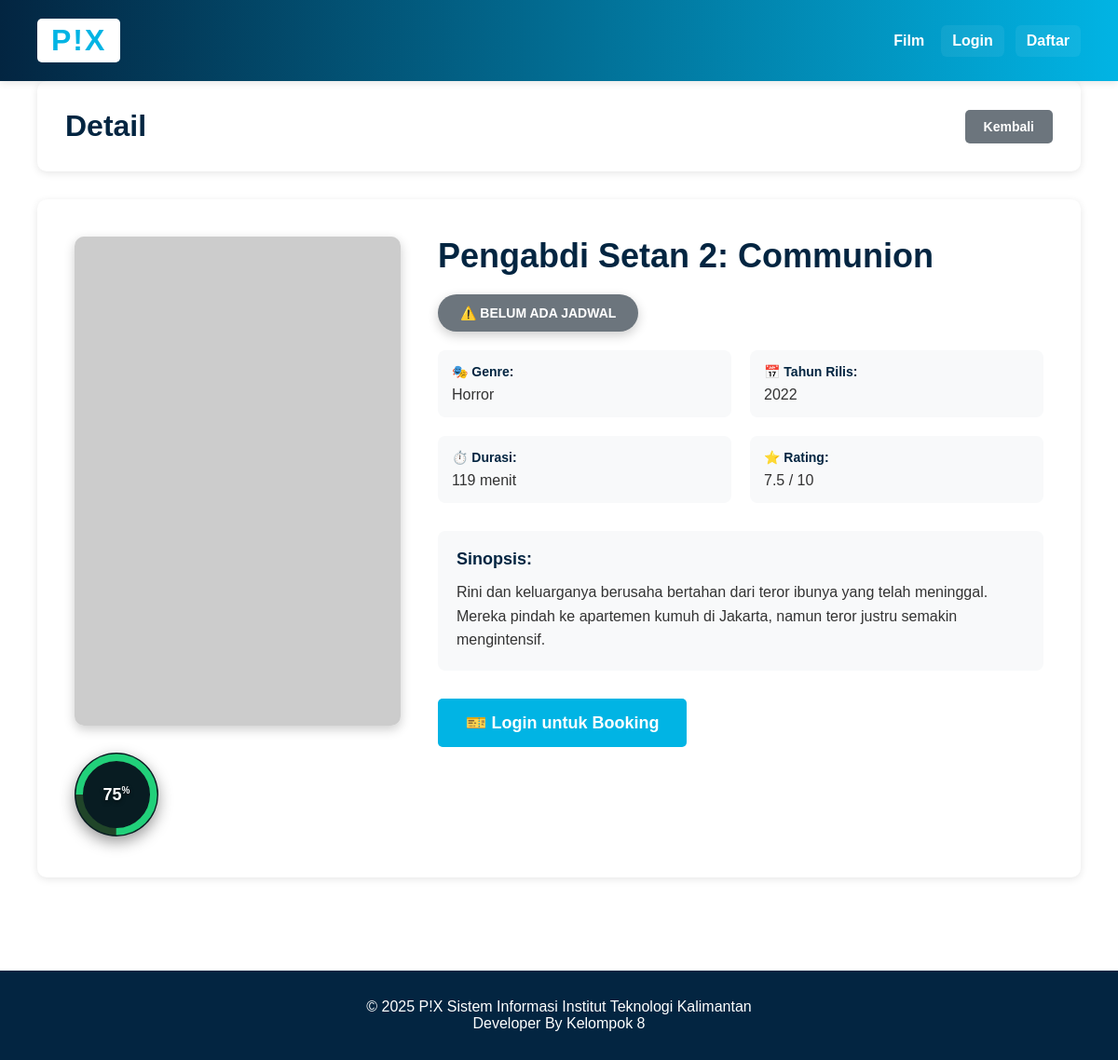
/index.php?module=film&action=show&id=1, run on the app's committed database.
### tables this page shows
CREATE TABLE Film (
    id_film INT PRIMARY KEY AUTO_INCREMENT,
    judul_film VARCHAR(200) NOT NULL,
    tahun_rilis YEAR NOT NULL,
    durasi_menit INT NOT NULL,
    sipnosis TEXT,
    rating DECIMAL(3,1) CHECK (rating >= 0 AND rating <= 10),
    poster_url VARCHAR(500) DEFAULT 'https://via.placeholder.com/300x450',
    id_genre INT,
    created_at TIMESTAMP DEFAULT CURRENT_TIMESTAMP,
    updated_at TIMESTAMP DEFAULT CURRENT_TIMESTAMP ON UPDATE CURRENT_TIMESTAMP,
    FOREIGN KEY (id_genre) REFERENCES Genre(id_genre) ON DELETE SET NULL,
    INDEX idx_film_genre (id_genre),
    INDEX idx_film_judul (judul_film),
    INDEX idx_film_rating (rating)
);

CREATE TABLE Genre (
    id_genre INT PRIMARY KEY AUTO_INCREMENT,
    nama_genre VARCHAR(50) NOT NULL,
    deskripsi TEXT,
    created_at TIMESTAMP DEFAULT CURRENT_TIMESTAMP
);

### config/database.php (called while the page is built, shortened)
<?php
class Database {
    private $host = "localhost";
    private $db_name = "pix_database";
    private $username = "root";
    private $password = "";
    public function getConnection() {
        $this->conn = null;
        try {
            $this->conn = new PDO(
                "mysql:host=" . $this->host . ";dbname=" . $this->db_name,
                $this->username,
                $this->password
            );
            $this->conn->setAttribute(PDO::ATTR_ERRMODE, PDO::ERRMODE_EXCEPTION);
            $this->conn->exec("set names utf8mb4");
        } catch(PDOException $exception) {
            echo "Connection error: " . $exception->getMessage();
        }
        return $this->conn;
    }
}
?>

### models/QueryBuilder.php (called while the page is built, shortened)
<?php
class QueryBuilder {
    private $pdo;
    private $table;
    private $bindings = [];
    private $select = '*';
    private $joins = [];
    private $wheres = [];
    private $limit;
    public function __construct($pdo) {
        $this->pdo = $pdo;
    }
    public function table($table) {
        $this->table = $table;
        return $this;
    }
    public function select($columns = '*') {
        if (is_array($columns)) {
            $this->select = implode(', ', $columns);
        } else {
            $this->select = $columns;
        }
        return $this;
    }
    public function join($table, $first, $operator, $second, $type = 'INNER') {
        $this->joins[] = "$type JOIN $table ON $first $operator $second";
        return $this;
    }
    public function leftJoin($table, $first, $operator, $second) {
        return $this->join($table, $first, $operator, $second, 'LEFT');
    }
    public function where($column, $operator, $value = null) {
        $placeholder = ':where_' . count($this->bindings);
        $this->wheres[] = "$column $operator $placeholder";
        $this->bindings[$placeholder] = $value;
        return $this;
    }
    public function limit($limit) {
        $this->limit = $limit;
        return $this;
    }
    private function buildSelectQuery() {
        $query = "SELECT {$this->select} FROM {$this->table}";
        if (!empty($this->joins)) {
            $query .= ' ' . implode(' ', $this->joins);
        }
        if (!empty($this->wheres)) {
            $query .= ' WHERE ' . implode(' AND ', $this->wheres);
        }
        if ($this->limit !== null) {
            $query .= " LIMIT {$this->limit}";
        }
        return $query;
    }
    public function get() {
        $query = $this->buildSelectQuery();
        $stmt = $this->pdo->prepare($query);
        $stmt->execute($this->bindings);
        return $stmt;
    }
    public function first() {
        $stmt = $this->get();
        return $stmt->fetch(PDO::FETCH_ASSOC);
    }
    public function reset() {
        $this->bindings = [];
        $this->select = '*';
        $this->joins = [];
        $this->wheres = [];
        $this->limit = null;
        $this->offset = null;
        return $this;
    }
}
?>

### models/Film.php (called while the page is built, shortened)
<?php
require_once 'models/QueryBuilder.php';
class Film {
    private $conn;
    private $qb;
    private $table_name = "Film";
    public $id_film;
    public function __construct($db) {
        $this->conn = $db;
        $this->qb = new QueryBuilder($db);
    }
    public function readOne() {
        $row = $this->qb->reset()
            ->table($this->table_name . ' f')
            ->select('f.*, g.nama_genre')
            ->leftJoin('Genre g', 'f.id_genre', '=', 'g.id_genre')
            ->where('f.id_film', '=', $this->id_film)
            ->first();
        if ($row) {
            $this->judul_film = $row['judul_film'];
            $this->tahun_rilis = $row['tahun_rilis'];
            $this->durasi_menit = $row['durasi_menit'];
            $this->sipnosis = $row['sipnosis'];
            $this->rating = $row['rating'];
            $this->poster_url = $row['poster_url'];
            $this->id_genre = $row['id_genre'];
            return true;
        }
        return false;
    }
public function getFilmStatus($id_film) {
    $query = "SELECT
                CASE
                    WHEN EXISTS (
                        SELECT 1 FROM Jadwal_Tayang jt
                        WHERE jt.id_film = :id_film
                        AND CONCAT(jt.tanggal_tayang, ' ', jt.jam_selesai) >= NOW()
                        AND jt.tanggal_tayang <= DATE_ADD(CURDATE(), INTERVAL 7 DAY)
                    ) THEN 'sedang_tayang'
                    WHEN EXISTS (
                        SELECT 1 FROM Jadwal_Tayang jt
                        WHERE jt.id_film = :id_film
                        AND jt.tanggal_tayang > CURDATE()
                    ) THEN 'akan_tayang'
                    WHEN EXISTS (
                        SELECT 1 FROM Jadwal_Tayang jt
                        WHERE jt.id_film = :id_film
                    ) THEN 'telah_tayang'
                    ELSE 'tidak_ada_jadwal'
                END as status";
    $stmt = $this->conn->prepare($query);
    $stmt->bindParam(':id_film', $id_film);
    $stmt->execute();
    $row = $stmt->fetch(PDO::FETCH_ASSOC);
    return $row['status'] ?? 'tidak_ada_jadwal';
}
}
?>

### views/film/show.php (the view, shortened to what this page needs)
<?php require_once 'views/layouts/header.php'; ?>
<div class="container">
    <div class="header-section">
        <h1>Detail</h1>
        <a href="index.php?module=film" class="btn btn-secondary">Kembali</a>
    </div>
    <div class="detail-container">
        <div class="detail-poster">
            <img src="<?php echo htmlspecialchars($filmData['poster_url'] ?? 'https://via.placeholder.com/350x525'); ?>"
                 alt="<?php echo htmlspecialchars($filmData['judul_film']); ?>">
            <div class="rating-badge-large">
                <svg viewBox="0 0 36 36" class="rating-circle-large">
                    <path d="M18 2.0845 a 15.9155 15.9155 0 0 1 0 31.831 a 15.9155 15.9155 0 0 1 0 -31.831"
                        fill="none" stroke="#204529" stroke-width="3"/>
                    <path d="M18 2.0845 a 15.9155 15.9155 0 0 1 0 31.831 a 15.9155 15.9155 0 0 1 0 -31.831"
                        fill="none" stroke="#21d07a" stroke-width="3"
                        stroke-dasharray="<?php echo ($filmData['rating'] * 10) . ', 100'; ?>"/>
                </svg>
                <span class="rating-text"><?php echo number_format($filmData['rating'] * 10, 0); ?></span>
            </div>
        </div>
        <div class="detail-info">
            <h2><?php echo htmlspecialchars($filmData['judul_film']); ?></h2>
            <?php
            require_once 'models/Film.php';
            $filmModel = new Film($this->db ?? (new Database())->getConnection());
            $filmStatus = $filmModel->getFilmStatus($filmData['id_film']);
            $statusConfig = [
                'sedang_tayang' => ['text' => '▶️ SEDANG TAYANG', 'color' => 'linear-gradient(135deg, #f093fb 0%, #f5576c 100%)'],
                'akan_tayang' => ['text' => '🔜 AKAN TAYANG', 'color' => 'linear-gradient(135deg, #667eea 0%, #764ba2 100%)'],
                'telah_tayang' => ['text' => '✅ TELAH TAYANG', 'color' => 'linear-gradient(135deg, #4facfe 0%, #00f2fe 100%)'],
                'tidak_ada_jadwal' => ['text' => '⚠️ BELUM ADA JADWAL', 'color' => '#6c757d']
            ];
            $currentStatus = $statusConfig[$filmStatus] ?? $statusConfig['tidak_ada_jadwal'];
            ?>
            <div style="display: inline-block; padding: 12px 24px; background: <?php echo $currentStatus['color']; ?>; color: white; border-radius: 25px; font-size: 14px; font-weight: 700; margin-bottom: 20px; box-shadow: 0 4px 12px rgba(0,0,0,0.2);">
                <?php echo $currentStatus['text']; ?>
            </div>
            <div class="info-grid">
                <div class="info-item">
                    <strong>🎭 Genre:</strong>
                    <p><?php echo htmlspecialchars($filmData['nama_genre']); ?></p>
                </div>
                <div class="info-item">
                    <strong>📅 Tahun Rilis:</strong>
                    <p><?php echo $filmData['tahun_rilis']; ?></p>
                </div>
                <div class="info-item">
                    <strong>⏱️ Durasi:</strong>
                    <p><?php echo $filmData['durasi_menit']; ?> menit</p>
                </div>
                <div class="info-item">
                    <strong>⭐ Rating:</strong>
                    <p><?php echo $filmData['rating']; ?> / 10</p>
                </div>
            </div>
            <div class="synopsis-section">
                <strong>Sinopsis:</strong>
                <p><?php echo nl2br(htmlspecialchars($filmData['sipnosis'] ?? 'Tidak ada sinopsis')); ?></p>
            </div>
            <div class="detail-actions">
                <?php
                if(isset($_SESSION['user_id'])): ?>
                    <a href="index.php?module=transaksi&action=pilihJadwal&id_film=<?php echo $filmData['id_film']; ?>"
                       class="btn btn-primary" style="font-size: 18px; padding: 15px 30px;">
                        🎫 Booking Tiket
                    </a>
                <?php elseif(!isset($_SESSION['user_id']) && !isset($_SESSION['admin_id'])): ?>
                    <a href="index.php?module=auth&action=index"
                       class="btn btn-primary" style="font-size: 18px; padding: 15px 30px;">
                        🎫 Login untuk Booking
                    </a>
                <?php endif; ?>
            </div>
        </div>
    </div>
</div>
<?php require_once 'views/layouts/footer.php'; ?>

### assets/style.css (style rules this page uses)
* { margin: 0; padding: 0; box-sizing: border-box; }
html, body { margin: 0; padding: 0; font-family: 'Source Sans Pro', Arial, sans-serif; background: #ffffff; min-height: 100vh; color: #000000; }
.container { max-width: 1400px; margin: 0 auto; padding: 0 40px 40px; }
.rating-badge-large { margin-top: 25px; position: relative; width: 90px; height: 90px; display: inline-block; }
.rating-badge-large::before { content: ''; position: absolute; top: 0; left: 0; width: 90px; height: 90px; background: #081c22; border-radius: 50%; box-shadow: 0 6px 16px rgba(0,0,0,0.4); }
.rating-circle-large { position: absolute; top: 0; left: 0; transform: rotate(-90deg); width: 90px; height: 90px; z-index: 2; }
.rating-text { position: absolute; top: 50%; left: 50%; transform: translate(-50%, -50%); font-size: 18px; font-weight: 700; color: white; z-index: 3; text-shadow: 0 2px 4px rgba(0,0,0,0.5); }
.rating-text::after { content: '%'; font-size: 10px; vertical-align: super; }
.btn { padding: 10px 20px; border: none; border-radius: 5px; cursor: pointer; text-decoration: none; display: inline-block; font-weight: 600; transition: all 0.3s; font-size: 14px; }
.btn-primary { background: #01b4e4; color: white; }
.btn-secondary { background: #6c757d; color: white; }
.header-section { background: white; padding: 30px; border-radius: 10px; margin-bottom: 30px; box-shadow: 0 2px 8px rgba(0,0,0,0.1); display: flex; justify-content: space-between; align-items: center; }
.header-section h1 { color: #032541; font-size: 32px; }
.detail-container { background: white; border-radius: 10px; padding: 40px; box-shadow: 0 2px 8px rgba(0,0,0,0.1); display: grid; grid-template-columns: 350px 1fr; gap: 40px; }
.detail-poster { position: relative; }
.detail-poster img { width: 100%; border-radius: 10px; box-shadow: 0 4px 12px rgba(0,0,0,0.2); }
.detail-info h2 { color: #032541; font-size: 36px; margin-bottom: 20px; }
.info-grid { display: grid; grid-template-columns: 1fr 1fr; gap: 20px; margin-bottom: 30px; }
.info-item { padding: 15px; background: #f8f9fa; border-radius: 8px; }
.info-item strong { display: block; color: #032541; margin-bottom: 8px; font-size: 14px; }
.info-item p { color: #333; margin: 0; font-size: 16px; }
.synopsis-section { padding: 20px; background: #f8f9fa; border-radius: 8px; margin-bottom: 30px; }
.synopsis-section strong { display: block; color: #032541; margin-bottom: 12px; font-size: 18px; }
.synopsis-section p { color: #333; line-height: 1.6; }
.detail-actions { display: flex; gap: 15px; }

### data on the page
film: $filmData['rating']*10 "75", judul_film "Pengabdi Setan 2: Communion", id_genre.nama_genre "Horror", tahun_rilis "2022", durasi_menit "119", rating "7.5", sipnosis "Rini dan keluarganya berusaha bertahan dari teror ibunya yang telah meninggal. Mereka pindah ke apartemen kumuh di Jakarta, namun teror justru semakin mengintensif."

### other printed values
$currentStatus['text'] "⚠️ BELUM ADA JADWAL"
